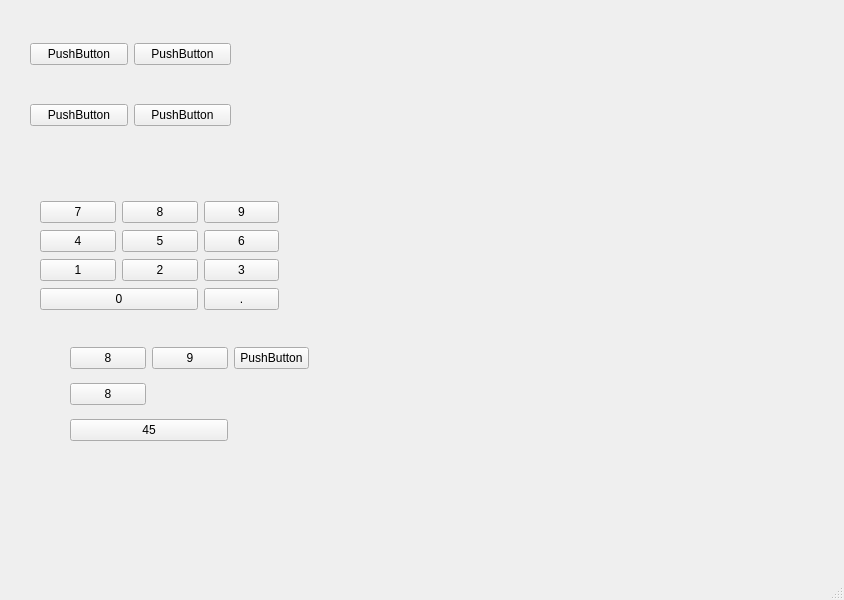
<?xml version="1.0" encoding="UTF-8"?>
<ui version="4.0">
 <class>MainWindow</class>
 <widget class="QMainWindow" name="MainWindow">
  <property name="geometry">
   <rect>
    <x>0</x>
    <y>0</y>
    <width>844</width>
    <height>600</height>
   </rect>
  </property>
  <property name="windowTitle">
   <string>MainWindow</string>
  </property>
  <widget class="QWidget" name="centralwidget">
   <widget class="QWidget" name="gridLayoutWidget">
    <property name="geometry">
     <rect>
      <x>70</x>
      <y>339</y>
      <width>239</width>
      <height>111</height>
     </rect>
    </property>
    <layout class="QGridLayout" name="gridLayout_5">
     <item row="0" column="0">
      <widget class="QPushButton" name="pushButton_16">
       <property name="text">
        <string>8</string>
       </property>
      </widget>
     </item>
     <item row="0" column="1">
      <widget class="QPushButton" name="pushButton_17">
       <property name="text">
        <string>9</string>
       </property>
      </widget>
     </item>
     <item row="1" column="0">
      <widget class="QPushButton" name="pushButton_19">
       <property name="text">
        <string>8</string>
       </property>
      </widget>
     </item>
     <item row="0" column="2">
      <widget class="QPushButton" name="pushButton_18">
       <property name="text">
        <string>PushButton</string>
       </property>
      </widget>
     </item>
     <item row="2" column="0" colspan="2">
      <widget class="QPushButton" name="pushButton_20">
       <property name="text">
        <string>45</string>
       </property>
      </widget>
     </item>
    </layout>
   </widget>
   <widget class="QWidget" name="">
    <property name="geometry">
     <rect>
      <x>30</x>
      <y>10</y>
      <width>201</width>
      <height>151</height>
     </rect>
    </property>
    <layout class="QGridLayout" name="gridLayout_3">
     <item row="0" column="0">
      <layout class="QGridLayout" name="gridLayout_2">
       <item row="0" column="0">
        <widget class="QPushButton" name="pushButton">
         <property name="text">
          <string>PushButton</string>
         </property>
        </widget>
       </item>
       <item row="0" column="1">
        <widget class="QPushButton" name="pushButton_2">
         <property name="text">
          <string>PushButton</string>
         </property>
        </widget>
       </item>
      </layout>
     </item>
     <item row="1" column="0">
      <layout class="QGridLayout" name="gridLayout">
       <item row="0" column="0">
        <widget class="QPushButton" name="pushButton_3">
         <property name="text">
          <string>PushButton</string>
         </property>
        </widget>
       </item>
       <item row="0" column="1">
        <widget class="QPushButton" name="pushButton_4">
         <property name="text">
          <string>PushButton</string>
         </property>
        </widget>
       </item>
      </layout>
     </item>
    </layout>
   </widget>
   <widget class="QWidget" name="">
    <property name="geometry">
     <rect>
      <x>40</x>
      <y>200</y>
      <width>239</width>
      <height>112</height>
     </rect>
    </property>
    <layout class="QGridLayout" name="gridLayout_4">
     <item row="0" column="0">
      <widget class="QPushButton" name="pushButton_5">
       <property name="text">
        <string>7</string>
       </property>
      </widget>
     </item>
     <item row="0" column="1">
      <widget class="QPushButton" name="pushButton_6">
       <property name="text">
        <string>8</string>
       </property>
      </widget>
     </item>
     <item row="0" column="2">
      <widget class="QPushButton" name="pushButton_7">
       <property name="text">
        <string>9</string>
       </property>
      </widget>
     </item>
     <item row="1" column="0">
      <widget class="QPushButton" name="pushButton_11">
       <property name="text">
        <string>4</string>
       </property>
      </widget>
     </item>
     <item row="1" column="1">
      <widget class="QPushButton" name="pushButton_13">
       <property name="text">
        <string>5</string>
       </property>
      </widget>
     </item>
     <item row="1" column="2">
      <widget class="QPushButton" name="pushButton_12">
       <property name="text">
        <string>6</string>
       </property>
      </widget>
     </item>
     <item row="2" column="0">
      <widget class="QPushButton" name="pushButton_8">
       <property name="text">
        <string>1</string>
       </property>
      </widget>
     </item>
     <item row="2" column="1">
      <widget class="QPushButton" name="pushButton_9">
       <property name="text">
        <string>2</string>
       </property>
      </widget>
     </item>
     <item row="2" column="2">
      <widget class="QPushButton" name="pushButton_10">
       <property name="text">
        <string>3</string>
       </property>
      </widget>
     </item>
     <item row="3" column="0" colspan="2">
      <widget class="QPushButton" name="pushButton_14">
       <property name="text">
        <string>0</string>
       </property>
      </widget>
     </item>
     <item row="3" column="2">
      <widget class="QPushButton" name="pushButton_15">
       <property name="text">
        <string>.</string>
       </property>
      </widget>
     </item>
    </layout>
   </widget>
  </widget>
  <widget class="QMenuBar" name="menubar">
   <property name="geometry">
    <rect>
     <x>0</x>
     <y>0</y>
     <width>844</width>
     <height>23</height>
    </rect>
   </property>
  </widget>
  <widget class="QStatusBar" name="statusbar"/>
 </widget>
 <resources/>
 <connections/>
</ui>
